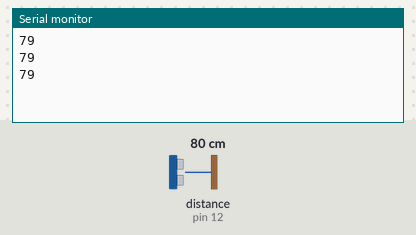
Simulated run of this sketch. Board: Arduino Uno, built with avr-gcc and run on an emulated ATmega328P. Shown: the last lines printed to the serial monitor. Wiring (inferred from the names in the program): ultrasonic range finder: trigger pin 11; echo pin 12. Inputs (shaded band) come from the test bench; at power-on: distance to the obstacle (sensor on pin 12) 80 cm. The echo pulse lasts 58.3 µs per cm.

Above: at 1.3 s.
1.4 s: distance to the obstacle (sensor on pin 12) set to 2 cm
At 1.9 s:
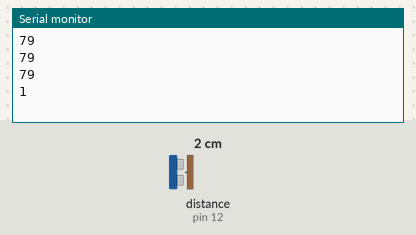
2.9 s: distance to the obstacle (sensor on pin 12) set to 4 cm
At 3.4 s:
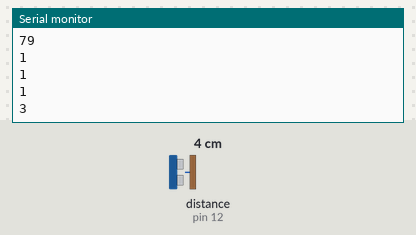
Timing chart, 0 to 5.9 s (numbered marks = the images above; inputs shaded):
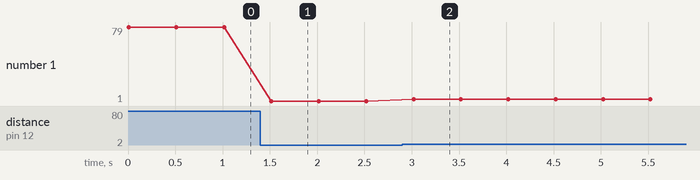

Measured:
- after the input at 1.4 s, the serial monitor: prints a new line after 0.12 s (image 1)
- after the input at 2.9 s, the serial monitor: prints a new line after 0.12 s (image 2)
- plotted number 1: 79 → 1 after the input at 1.4 s, 1 → 3 after the input at 2.9 s

The sketch:

Cat_Proximity.ino
```cpp
/*
 HC-SR04 Ping distance sensor]
 VCC to arduino 5v GND to arduino GND
 Echo to Arduino pin 13 Trig to Arduino pin 12
 More info at:
 https://www.winkleink.com/2012/05/arduino-hc-sr04-ultrasonic-distance.html
 Also referred to the following for writing out to Python:
 https://www.instructables.com/id/Interface-Python-and-Arduino-with-pySerial/
 */

 // This code reportedly gives decent readings out to 70 cm

#define trigPin 11
#define echoPin 12
int num = 0;

void setup() {
  Serial.begin (9600);
  pinMode(trigPin, OUTPUT);
  pinMode(echoPin, INPUT);
}

void loop() {
  long duration, distance;
  digitalWrite(trigPin, LOW);
  delayMicroseconds(2);
  digitalWrite(trigPin, HIGH);
  delayMicroseconds(10);
  digitalWrite(trigPin, LOW);
  duration = pulseIn(echoPin, HIGH);
  distance = (duration/2) / 29.1;
  Serial.println(distance);
  delay(500);
}
```
